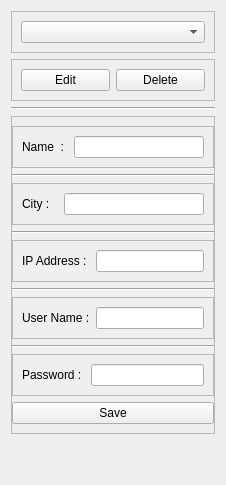
                      <widget class="QWidget" name="modify">
                       <attribute name="title">
                        <string>Modify</string>
                       </attribute>
                       <layout class="QVBoxLayout" name="verticalLayout_20">
                        <item>
                         <widget class="QFrame" name="frame_35">
                          <property name="frameShape">
                           <enum>QFrame::StyledPanel</enum>
                          </property>
                          <property name="frameShadow">
                           <enum>QFrame::Raised</enum>
                          </property>
                          <layout class="QVBoxLayout" name="verticalLayout_18">
                           <item>
                            <widget class="QComboBox" name="comboBox_systems"/>
                           </item>
                          </layout>
                         </widget>
                        </item>
                        <item>
                         <widget class="QFrame" name="frame_34">
                          <property name="frameShape">
                           <enum>QFrame::StyledPanel</enum>
                          </property>
                          <property name="frameShadow">
                           <enum>QFrame::Raised</enum>
                          </property>
                          <layout class="QHBoxLayout" name="horizontalLayout_22">
                           <item>
                            <widget class="QPushButton" name="btn_system_edit">
                             <property name="locale">
                              <locale language="English" country="Tanzania"/>
                             </property>
                             <property name="text">
                              <string>Edit</string>
                             </property>
                            </widget>
                           </item>
                           <item>
                            <widget class="QPushButton" name="btn_system_delete">
                             <property name="text">
                              <string>Delete</string>
                             </property>
                            </widget>
                           </item>
                          </layout>
                         </widget>
                        </item>
                        <item>
                         <widget class="Line" name="line_2">
                          <property name="orientation">
                           <enum>Qt::Horizontal</enum>
                          </property>
                         </widget>
                        </item>
                        <item>
                         <widget class="QFrame" name="frame_modify">
                          <property name="frameShape">
                           <enum>QFrame::StyledPanel</enum>
                          </property>
                          <property name="frameShadow">
                           <enum>QFrame::Raised</enum>
                          </property>
                          <layout class="QVBoxLayout" name="verticalLayout_19">
                           <property name="leftMargin">
                            <number>0</number>
                           </property>
                           <property name="rightMargin">
                            <number>0</number>
                           </property>
                           <item>
                            <widget class="QFrame" name="frame_40">
                             <property name="frameShape">
                              <enum>QFrame::StyledPanel</enum>
                             </property>
                             <property name="frameShadow">
                              <enum>QFrame::Raised</enum>
                             </property>
                             <layout class="QHBoxLayout" name="horizontalLayout_27">
                              <item>
                               <widget class="QLabel" name="label_22">
                                <property name="text">
                                 <string>Name  : </string>
                                </property>
                               </widget>
                              </item>
                              <item>
                               <widget class="QLineEdit" name="name_input_modify">
                                <property name="maximumSize">
                                 <size>
                                  <width>140</width>
                                  <height>16777215</height>
                                 </size>
                                </property>
                                <property name="cursor">
                                 <cursorShape>ArrowCursor</cursorShape>
                                </property>
                               </widget>
                              </item>
                             </layout>
                            </widget>
                           </item>
                           <item>
                            <widget class="Line" name="line_9">
                             <property name="orientation">
                              <enum>Qt::Horizontal</enum>
                             </property>
                            </widget>
                           </item>
                           <item>
                            <widget class="QFrame" name="frame_36">
                             <property name="frameShape">
                              <enum>QFrame::StyledPanel</enum>
                             </property>
                             <property name="frameShadow">
                              <enum>QFrame::Raised</enum>
                             </property>
                             <layout class="QHBoxLayout" name="horizontalLayout_23">
                              <item>
                               <widget class="QLabel" name="label_18">
                                <property name="text">
                                 <string>City : </string>
                                </property>
                               </widget>
                              </item>
                              <item>
                               <widget class="QLineEdit" name="city_input_modify">
                                <property name="maximumSize">
                                 <size>
                                  <width>140</width>
                                  <height>16777215</height>
                                 </size>
                                </property>
                                <property name="cursor">
                                 <cursorShape>ArrowCursor</cursorShape>
                                </property>
                               </widget>
                              </item>
                             </layout>
                            </widget>
                           </item>
                           <item>
                            <widget class="Line" name="line_10">
                             <property name="orientation">
                              <enum>Qt::Horizontal</enum>
                             </property>
                            </widget>
                           </item>
                           <item>
                            <widget class="QFrame" name="frame_37">
                             <property name="frameShape">
                              <enum>QFrame::StyledPanel</enum>
                             </property>
                             <property name="frameShadow">
                              <enum>QFrame::Raised</enum>
                             </property>
                             <layout class="QHBoxLayout" name="horizontalLayout_24">
                              <item>
                               <widget class="QLabel" name="label_19">
                                <property name="text">
                                 <string>IP Address : </string>
                                </property>
                               </widget>
                              </item>
                              <item>
                               <widget class="QLineEdit" name="ip_input_modify">
                                <property name="maximumSize">
                                 <size>
                                  <width>140</width>
                                  <height>16777215</height>
                                 </size>
                                </property>
                                <property name="cursor">
                                 <cursorShape>ArrowCursor</cursorShape>
                                </property>
                               </widget>
                              </item>
                             </layout>
                            </widget>
                           </item>
                           <item>
                            <widget class="Line" name="line_11">
                             <property name="orientation">
                              <enum>Qt::Horizontal</enum>
                             </property>
                            </widget>
                           </item>
                           <item>
                            <widget class="QFrame" name="frame_39">
                             <property name="frameShape">
                              <enum>QFrame::StyledPanel</enum>
                             </property>
                             <property name="frameShadow">
                              <enum>QFrame::Raised</enum>
                             </property>
                             <layout class="QHBoxLayout" name="horizontalLayout_26">
                              <item>
                               <widget class="QLabel" name="label_21">
                                <property name="text">
                                 <string>User Name :</string>
                                </property>
                               </widget>
                              </item>
                              <item>
                               <widget class="QLineEdit" name="username_input_modify">
                                <property name="maximumSize">
                                 <size>
                                  <width>140</width>
                                  <height>16777215</height>
                                 </size>
                                </property>
                               </widget>
                              </item>
                             </layout>
                            </widget>
                           </item>
                           <item>
                            <widget class="Line" name="line_12">
                             <property name="orientation">
                              <enum>Qt::Horizontal</enum>
                             </property>
                            </widget>
                           </item>
                           <item>
                            <widget class="QFrame" name="frame_38">
                             <property name="frameShape">
                              <enum>QFrame::StyledPanel</enum>
                             </property>
                             <property name="frameShadow">
                              <enum>QFrame::Raised</enum>
                             </property>
                             <layout class="QHBoxLayout" name="horizontalLayout_25">
                              <item>
                               <widget class="QLabel" name="label_20">
                                <property name="text">
                                 <string>Password : </string>
                                </property>
                               </widget>
                              </item>
                              <item>
                               <widget class="QLineEdit" name="password_input_modify">
                                <property name="maximumSize">
                                 <size>
                                  <width>140</width>
                                  <height>16777215</height>
                                 </size>
                                </property>
                               </widget>
                              </item>
                             </layout>
                            </widget>
                           </item>
                           <item>
                            <widget class="QPushButton" name="btn_modify_save">
                             <property name="text">
                              <string>Save</string>
                             </property>
                            </widget>
                           </item>
                          </layout>
                         </widget>
                        </item>
                        <item>
                         <spacer name="verticalSpacer_5">
                          <property name="orientation">
                           <enum>Qt::Vertical</enum>
                          </property>
                          <property name="sizeHint" stdset="0">
                           <size>
                            <width>20</width>
                            <height>40</height>
                           </size>
                          </property>
                         </spacer>
                        </item>
                       </layout>
                      </widget>
